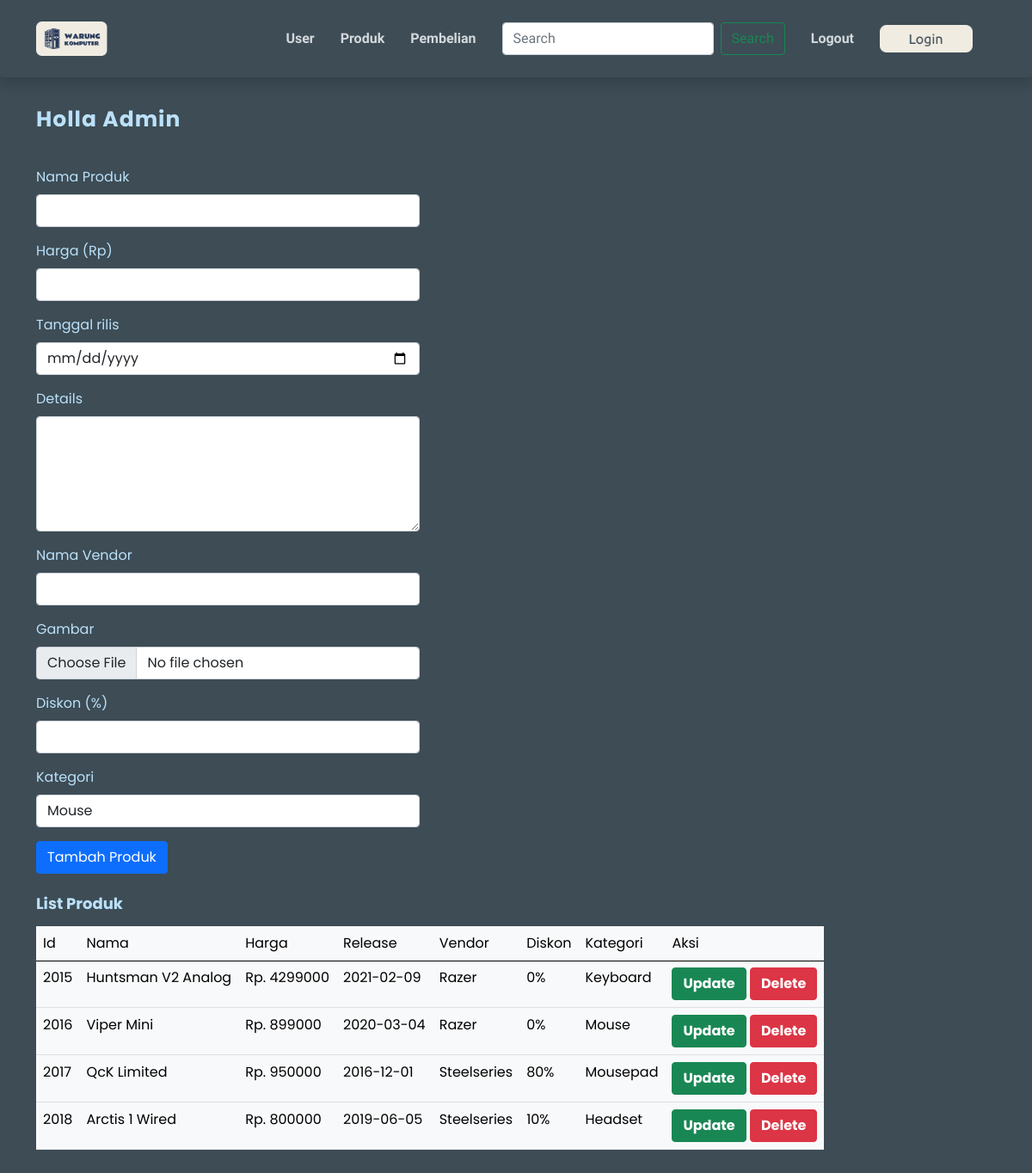
Page /produk.php on the earlier database version.
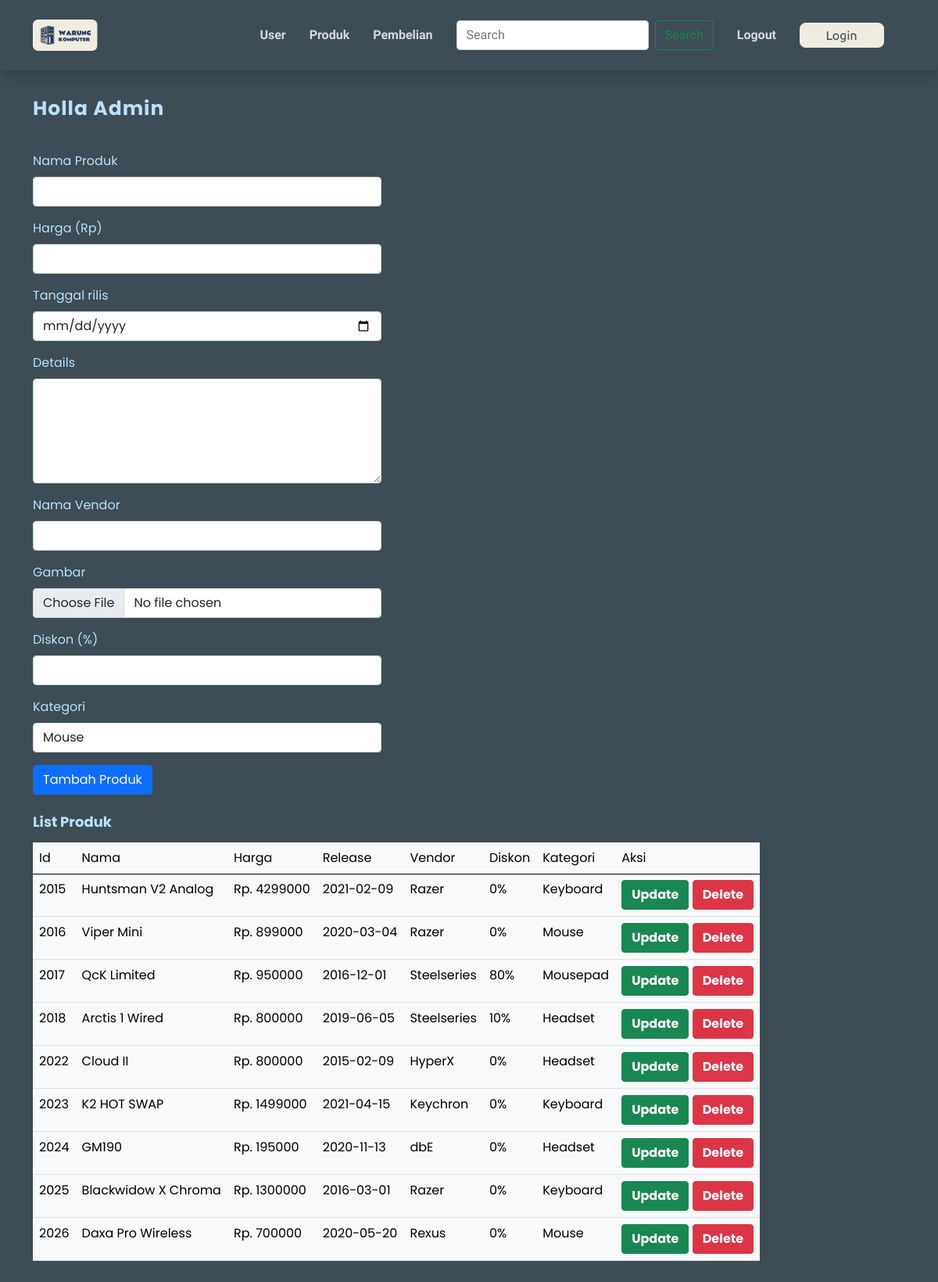
Same page on the later database version.
### tables this page shows
CREATE TABLE `produk` (
  `id_produk` int(11) NOT NULL,
  `nama_produk` varchar(255) NOT NULL,
  `harga_produk` int(15) NOT NULL,
  `tgl_rilis` date NOT NULL,
  `detail_produk` text NOT NULL,
  `vendor` varchar(255) NOT NULL,
  `gambar` blob NOT NULL,
  `diskon` int(15) NOT NULL,
  `kategori_id_kategori` int(11) NOT NULL
);

### conf.php (called while the page is built)
<?php
$db_host = "localhost";
$db_user = "root";
$db_password = "";
$db_name = "tubes_rpl";
?>

### includes/DB.class.php (called while the page is built, shortened)
<?php
class DB{
	var $db_host = '';
	var $db_user = '';
	var $db_password = '';
	var $db_name = '';
	var $db_link = '';
	var $result = 0;
	function DB($db_host='', $db_user='', $db_password='', $db_name=''){
		$this->db_host = $db_host;
		$this->db_user = $db_user;
		$this->db_password = $db_password;
		$this->db_name = $db_name;
	}
	function open(){
		$this->db_link = mysqli_connect($this->db_host, $this->db_user, $this->db_password, $this->db_name);
	}
	function execute($query=""){
		$this->result = mysqli_query($this->db_link, $query);
		return $this->result;
	}
	function getResult(){
		return mysqli_fetch_array($this->result);
	}
}
 ?>

### includes/Produk.class.php (called while the page is built, shortened)
<?php
class Produk extends DB{
	function getProduk(){
		$query = "SELECT * FROM produk";
		return $this->execute($query);
	}
}
?>

### produk.php (the view, shortened to what this page needs)
<?php
include("conf.php");
include("includes/Template.class.php");
include("includes/DB.class.php");
include("includes/Produk.class.php");
$oproduk = new Produk($db_host, $db_user, $db_password, $db_name);
$oproduk->open();
$data = null;
if(isset($_SESSION['id'])){
    $data .= '<a class="nav-link scrollto" href="#">
    ' . $_SESSION['uname'] . '
    </a>';
}
else{
    $data .= '<a class="nav-link scrollto" href="login.php"><img src="templates/img/login.png" alt="" width="80%" height="80%"></a>';
}
$oproduk->getProduk();
$tabel = null;
while (list($id, $nama, $harga, $rilis, $detail, $vendor, $gambar, $diskon, $kategori) = $oproduk->getResult()) {
    if($kategori == 1801){
        $kategori = "Mouse";
    }
    else if($kategori == 1802){
        $kategori = "Keyboard";
    }
    else if($kategori == 1803){
        $kategori = "Headset";
    }
    else if($kategori == 1804){
        $kategori = "Mousepad";
    }
    $tabel .= "<tr>
    <td>" . $id . "</td>
    <td>" . $nama . "</td>
    <td>Rp. " . $harga . "</td>
    <td>" . $rilis . "</td>
    <td>" . $vendor . "</td>
    <td>" . $diskon . "%</td>
    <td>" . $kategori . "</td>
    <td>
    <button class='btn btn-success'><a href='updateproduk.php?id_prod=".$id."' style='color: white; font-weight: bold;'>Update</a></button>
    <button class='btn btn-danger'><a href='deletebarang.php?id_hapus=" . $id . "' style='color: white; font-weight: bold;'>Delete</a></button>
    </td>
    </tr>";
}

### includes/Template.class.php (shortened to what this page needs)
<?php
class Template{
	var $content = '';
	function Template($filename = ''){
		$this->content = implode('', @file($filename));
	}
	function clear(){
		$this->content = preg_replace("/DATA_[A-Z|_|0-9]+/", "", $this->content);
	}
	function write(){
		print $this->content;
	}
	function replace($old = '', $new = ''){
		if(is_int($new)){
			$value = sprintf("%d", $new);
		}elseif(is_float($new)){
			$value = sprintf("%f", $new);
		}elseif(is_array($new)){
			$value = '';
			foreach( $new as $item){
				$value .= $item. '';
			}
		}else{
			$value = $new;
		}
		$this->content = preg_replace("/$old/",  $value, $this->content);
	}
}
 ?>

### templates/css/style.css (style rules this page uses)
body { background-color: #3D4C55; font-family: Poppins; }
.header { background-color: #3D4C55; transition: all 0.5s; z-index: 997; padding: 20px 0; }
.header .logo { line-height: 0; }
.header .logo img { max-height: 40px; margin-right: 6px; }
.navbar { padding: 0; font-family: Ubuntu; }
.navbar ul { margin: 0; padding: 0; display: flex; list-style: none; align-items: center; }
.navbar li { position: relative; }
.navbar a { display: flex; align-items: center; justify-content: space-between; padding: 10px 0 10px 30px; font-size: 16px; font-weight: 700; color: #d4d9dd; white-space: nowrap; transition: 0.3s; }
section { padding: 60px 0; overflow: hidden; }
.section-header2 { text-align: left; padding: 40px 0; }
.section-header2 h2 { font-size: 25px; letter-spacing: 1px; font-weight: 700; margin: 0; color: #BBE1FA; }
.main h3 { color: black; font-weight: 700; font-size: 18px; margin-bottom: 15px; }
.main a { text-decoration: none; }

Differences in the rows shown:
added produk: id_produk "2022", nama_produk "Cloud II", harga_produk "800000", tgl_rilis "2015-02-09", vendor "HyperX", diskon "0", kategori_id_kategori "Headset"
added produk: id_produk "2023", nama_produk "K2 HOT SWAP", harga_produk "1499000", tgl_rilis "2021-04-15", vendor "Keychron", diskon "0", kategori_id_kategori "Keyboard"
added produk: id_produk "2024", nama_produk "GM190", harga_produk "195000", tgl_rilis "2020-11-13", vendor "dbE", diskon "0", kategori_id_kategori "Headset"
added produk: id_produk "2025", nama_produk "Blackwidow X Chroma", harga_produk "1300000", tgl_rilis "2016-03-01", vendor "Razer", diskon "0", kategori_id_kategori "Keyboard"
added produk: id_produk "2026", nama_produk "Daxa Pro Wireless", harga_produk "700000", tgl_rilis "2020-05-20", vendor "Rexus", diskon "0", kategori_id_kategori "Mouse"
